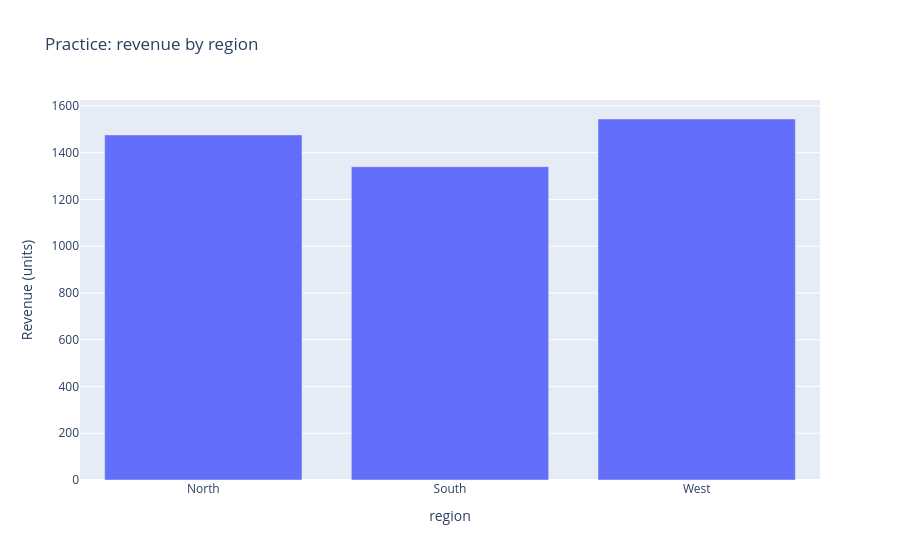

Source (notebook cell):
### Markdown cell above
## Practice
Build an interactive bar chart from a grouped DataFrame. Use an informative title and labels, and add a column to hover data.

### Code cell
fig = px.bar(region_summary, x="region", y="total_revenue", hover_data=["average_order_count"],
             title="Practice: revenue by region", labels={"total_revenue": "Revenue (units)"})
fig.show()

### Figure 1 — Plotly figure (JSON) as saved in the notebook; plotly's stock layout.template omitted (floating-point values rounded to 4 significant figures)
{"data": [{"customdata": [[39.58], [29.67], [33.33]], "hovertemplate": "region=%{x}<br>Revenue (units)=%{y}<br>average_order_count=%{customdata[0]}<extra></extra>", "legendgroup": "", "marker": {"color": "#636efa", "pattern": {"shape": ""}}, "name": "", "orientation": "v", "showlegend": false, "textposition": "auto", "type": "bar", "x": ["North", "South", "West"], "xaxis": "x", "y": [1476, 1340, 1544], "yaxis": "y"}], "layout": {"barmode": "relative", "legend": {"tracegroupgap": 0}, "title": {"text": "Practice: revenue by region"}, "xaxis": {"anchor": "y", "domain": [0.0, 1.0], "title": {"text": "region"}}, "yaxis": {"anchor": "x", "domain": [0.0, 1.0], "title": {"text": "Revenue (units)"}}}}
